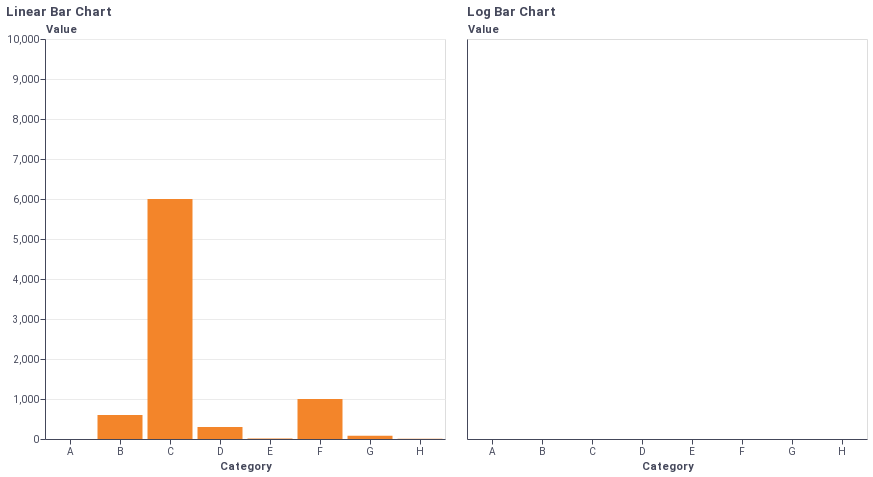

The notebook cell saved with this chart:
### Markdown cell above
# 📝 Evaluation

This design was contrasted with the following designs:

- Linear Bar Chart (LIN)
- Log Bar Chart (LOG)
- Order of Magnitude Markers (OMM)
- Scale-Stack Bar Chart (SSB)

### Code cell
bar_chart(data, yscale="linear") | bar_chart(data, yscale="log")

### Figure 1 — Vega-Lite specification as saved in the notebook (floating-point values rounded to 4 significant figures)
{"config": {"title": {"font": "Roboto", "color": "#44475A"}, "axisX": {"labelFont": "Roboto", "titleFont": "Roboto", "gridColor": "#EBEBEB", "labelColor": "#44475A", "tickColor": "#44475A", "titleColor": "#44475A", "domainColor": "#44475A", "labelAngle": 0}, "axisY": {"labelFont": "Roboto", "titleFont": "Roboto", "gridColor": "#EBEBEB", "labelColor": "#44475A", "tickColor": "#44475A", "titleColor": "#44475A", "domainColor": "#44475A"}, "header": {"labelFont": "Roboto", "titleFont": "Roboto", "labelColor": "#44475A", "titleColor": "#44475A"}, "legend": {"labelFont": "Roboto", "titleFont": "Roboto", "labelColor": "#44475A", "titleColor": "#44475A"}, "text": {"color": "#44475A"}, "rule": {"color": "#44475A"}, "background": "#FFFFFF", "view": {"fill": "#FFFFFF"}}, "hconcat": [{"mark": {"type": "bar", "color": "#F3852A"}, "encoding": {"tooltip": [{"type": "nominal", "field": "category", "title": "Category"}, {"type": "quantitative", "field": "value", "format": ",", "title": "Value"}], "x": {"type": "nominal", "axis": {"title": "Category"}, "field": "category"}, "y": {"type": "quantitative", "axis": {"title": "Value", "titleAlign": "left", "titleAngle": 0, "titleX": 0, "titleY": -5}, "field": "value", "scale": {"domain": [0, 10000], "type": "linear"}}}, "height": 400, "title": {"text": "Linear Bar Chart", "anchor": "start"}, "width": 400}, {"mark": {"type": "bar", "color": "#F3852A"}, "encoding": {"tooltip": [{"type": "nominal", "field": "category", "title": "Category"}, {"type": "quantitative", "field": "value", "format": ",", "title": "Value"}], "x": {"type": "nominal", "axis": {"title": "Category"}, "field": "category"}, "y": {"type": "quantitative", "axis": {"title": "Value", "titleAlign": "left", "titleAngle": 0, "titleX": 0, "titleY": -5}, "field": "value", "scale": {"type": "log"}}}, "height": 400, "title": {"text": "Log Bar Chart", "anchor": "start"}, "width": 400}], "data": {"name": "data-d10faf5f216f8e4b3bcace66d581db45"}, "$schema": "https://vega.github.io/schema/vega-lite/v4.8.1.json", "datasets": {"data-d10faf5f216f8e4b3bcace66d581db45": [{"category": "A", "value": 1, "scale": 1, "mantissa": 1.0, "exponent": 0, "multiplier": 1, "end": 10, "start": 0, "middle": 5.0, "original": "1 = 1 × 10⁰"}, {"category": "B", "value": 600, "scale": 1000, "mantissa": 6.0, "exponent": 2, "multiplier": 100, "end": 40, "start": 10, "middle": 25.0, "original": "600 = 6 × 10²"}, {"category": "C", "value": 6000, "scale": 10000, "mantissa": 6.0, "exponent": 3, "multiplier": 1000, "end": 80, "start": 40, "middle": 60.0, "original": "6,000 = 6 × 10³"}, {"category": "D", "value": 300, "scale": 1000, "mantissa": 3.0, "exponent": 2, "multiplier": 100, "end": 110, "start": 80, "middle": 95.0, "original": "300 = 3 × 10²"}, {"category": "E", "value": 10, "scale": 10, "mantissa": 1.0, "exponent": 1, "multiplier": 10, "end": 130, "start": 110, "middle": 120.0, "original": "10 = 1 × 10¹"}, {"category": "F", "value": 1000, "scale": 1000, "mantissa": 1.0, "exponent": 3, "multiplier": 1000, "end": 170, "start": 130, "middle": 150.0, "original": "1,000 = 1 × 10³"}, {"category": "G", "value": 80, "scale": 100, "mantissa": 8.0, "exponent": 1, "multiplier": 10, "end": 190, "start": 170, "middle": 180.0, "original": "80 = 8 × 10¹"}, {"category": "H", "value": 4, "scale": 10, "mantissa": 4.0, "exponent": 0, "multiplier": 1, "end": 200, "start": 190, "middle": 195.0, "original": "4 = 4 × 10⁰"}]}}
